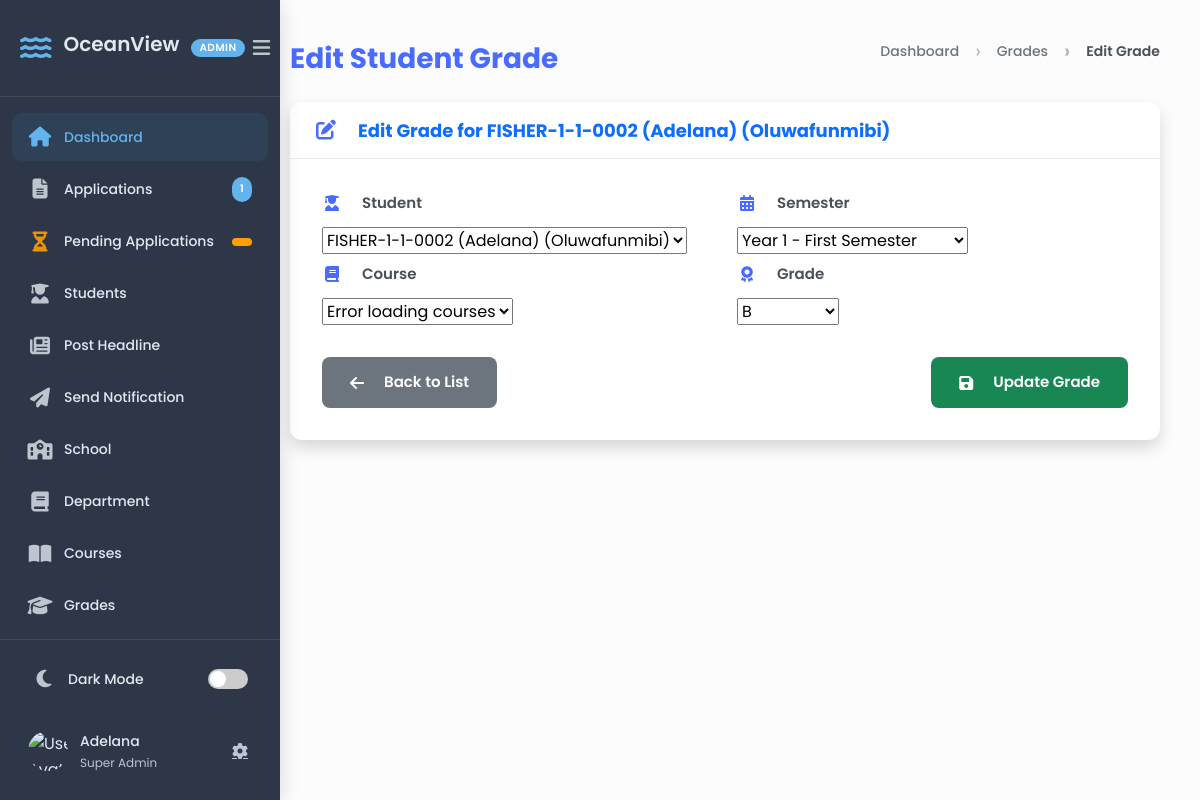
The app's page /edit-grade/3/ (signed in) with its own data.
### portal/models.py (models this page shows, shortened)
class Grade(models.Model):
    GRADE_CHOICES = [
        ('A', 'A'), ('B', 'B'), ('C', 'C'), ('D', 'D'), ('E', 'E'), ('F', 'F')
    ]
    GRADE_POINTS = {
        'A': 5.0,
        'B': 4.0,
        'C': 3.0,
        'D': 2.0,
        'E': 1.0,
        'F': 0.0,
    }
    student = models.ForeignKey(Student, on_delete=models.CASCADE, related_name='grades')
    semester = models.ForeignKey(Semester, on_delete=models.CASCADE)
    course = models.ForeignKey(Course, on_delete=models.CASCADE)
    grade = models.CharField(max_length=1, choices=GRADE_CHOICES)
    class Meta:
        unique_together = ('student', 'course')

class Student(models.Model):
    user = models.OneToOneField(User, on_delete=models.CASCADE, related_name='student_profile', null=True, blank=True)
    surname = models.CharField(max_length=100)
    first_name = models.CharField(max_length=100)
    other_name = models.CharField(max_length=100, blank=True, null=True)
    email = models.EmailField(unique=True)
    phone_number = models.CharField(max_length=11)
    address = models.CharField(max_length=100)
    state_of_origin = models.ForeignKey('State', on_delete=models.CASCADE)
    local_government = models.ForeignKey('Lga', on_delete=models.CASCADE)
    date_of_birth = models.DateField()
    school = models.ForeignKey('School', on_delete=models.CASCADE)
    department = models.ForeignKey('Department', on_delete=models.CASCADE)
    application_number = models.CharField(max_length=10, unique=True, blank=True)
    profile_picture = models.ImageField(
        upload_to="profile_pics/",
        blank=True,
        null=True,
        default="default-profile.png"
    )
    academic_session = models.ForeignKey('AcademicSession', on_delete=models.CASCADE, related_name="students")
    created_at = models.DateTimeField(default=now, editable=True)
    year = models.ForeignKey('Year', on_delete=models.CASCADE)
    semester = models.ForeignKey('Semester', null=True, blank=True, on_delete=models.SET_NULL)
    has_paid_school_fees = models.BooleanField(default=False)
    has_paid_acceptance_fee = models.BooleanField(default=False)
    matric_number = models.CharField(max_length=20, unique=True, blank=True, null=True)
    def __str__(self):
        return f"{self.matric_number} ({self.surname}) ({self.first_name})"

### crm/views.py (the view)
# urls.py: path("edit-grade/<int:grade_id>/", edit_grade, name="edit_grade"),
@login_required
def edit_grade(request, grade_id):
    allowed_groups = ['Class Adviser', 'HOD (Head of Department)', 'Dean']
    if not request.user.is_superuser and not request.user.groups.filter(name__in=allowed_groups).exists():
       return HttpResponseForbidden("You do not have permission to view this applicant.")
    grade = get_object_or_404(Grade, id=grade_id)
    total_applications = Application.objects.count()
    if request.method == "POST":
        form = GradeForm(request.POST, request.FILES, instance=grade)
        if form.is_valid():
            updated_grade = form.save()
            messages.success(request, f"{updated_grade.course.title} grade updated successfully!")
            return redirect("grade_list")
    else:
        form = GradeForm(instance=grade)
    return render(request, "crm/edit_grade.html", {"form": form, "grade": grade, 'total_applications': total_applications})

### crm/templates/crm/edit_grade.html (shortened to what this page needs)
{% load static %}
<!DOCTYPE html>
<html lang="en">
<head>
    <link href="https://cdn.jsdelivr.net/npm/bootstrap@5.3.0/dist/css/bootstrap.min.css" rel="stylesheet">
    <link rel="stylesheet" href="https://cdnjs.cloudflare.com/ajax/libs/font-awesome/6.4.0/css/all.min.css">
    <link rel="stylesheet" href="{% static 'crm/css/add_grade.css' %}">
</head>
<body>
    {% include 'crm/sidebar.html' %}
    <div class="main-content">
        <div class="d-sm-flex align-items-center justify-content-between mb-4">
            <h1 class="h3 mb-0 text-gray-800">Edit Student Grade</h1>
            <nav aria-label="breadcrumb">
                <ol class="breadcrumb">
                    <li class="breadcrumb-item"><a href="#">Dashboard</a></li>
                    <li class="breadcrumb-item"><a href="#">Grades</a></li>
                    <li class="breadcrumb-item active" aria-current="page">Edit Grade</li>
                </ol>
            </nav>
        </div>
        <div class="card shadow mb-4">
            <div class="card-header py-3 d-flex justify-content-between align-items-center">
                <h6 class="m-0 font-weight-bold text-primary">
                    <i class="fas fa-edit me-2"></i>Edit Grade for {{ grade.student }}
                </h6>
            </div>
            <div class="card-body">
                <form method="POST" id="gradeForm" class="needs-validation" novalidate>
                    <div class="row">
                        <div class="col-md-6 mb-4">
                            <label for="id_student" class="form-label">
                                <i class="fas fa-user-graduate me-2"></i>Student
                            </label>
                            {{ form.student }}
                        </div>
                        <div class="col-md-6 mb-4">
                            <label for="id_semester" class="form-label">
                                <i class="fas fa-calendar-alt me-2"></i>Semester
                            </label>
                            {{ form.semester }}
                        </div>
                    </div>
                    <div class="row">
                        <div class="col-md-6 mb-4">
                            <label for="id_course" class="form-label">
                                <i class="fas fa-book me-2"></i>Course
                            </label>
                            {{ form.course }}
                        </div>
                        <div class="col-md-6 mb-4">
                            <label for="id_grade" class="form-label">
                                <i class="fas fa-award me-2"></i>Grade
                            </label>
                            {{ form.grade }}
                        </div>
                    </div>
                    <div class="d-flex justify-content-between mt-4">
                        <a href="{% url 'grade_list' %}" class="btn btn-secondary">
                            <i class="fas fa-arrow-left me-2"></i>Back to List
                        </a>
                        <button type="submit" class="btn btn-success" id="submitBtn">
                            <i class="fas fa-save me-2"></i>Update Grade
                        </button>
                    </div>
                </form>
            </div>
        </div>
    </div>
</body>
</html>

### crm/templates/crm/sidebar.html (shortened to what this page needs)
{% load static %}
<!DOCTYPE html>
<html lang="en">
<head>
    <link rel="stylesheet" href="https://cdnjs.cloudflare.com/ajax/libs/font-awesome/6.4.0/css/all.min.css">
    <link rel="stylesheet" href="{% static 'crm/css/sidebar.css' %}">
</head>
<body>
<div class="sidebar-container">
    <div class="sidebar">
        <div class="sidebar-header">
            <div class="brand-wrapper">
                <i class="fas fa-water brand-icon"></i>
                <h3 class="brand-text">OceanView</h3>
                <span class="badge badge-admin">ADMIN</span>
            </div>
            <button class="sidebar-toggle" id="sidebarToggle">
                <i class="fas fa-bars"></i>
            </button>
        </div>
        <ul class="sidebar-menu">
            <li class="menu-item active">
                <a href="{% url 'dashboard' %}" class="menu-link">
                    <span class="menu-icon"><i class="fas fa-home"></i></span>
                    <span class="menu-text">Dashboard</span>
                </a>
            </li>
            {% if request.user.is_superuser or request.user.groups.all.0.name == 'Admission Officer' %}
            <li class="menu-item">
                <a href="{% url 'applicant_list' %}" class="menu-link">
                    <span class="menu-icon"><i class="fas fa-file-alt"></i></span>
                    <span class="menu-text">Applications</span>
                    <span class="menu-badge">{{ total_applications }}</span>
                </a>
            </li>
            <li class="menu-item">
                <a href="{% url 'pending_list' %}" class="menu-link">
                    <span class="menu-icon"><i class="fas fa-hourglass-half"></i></span>
                    <span class="menu-text">Pending Applications</span>
                    <span class="menu-badge badge-warning">{{ total_pending_application }}</span>
                </a>
            </li>
            {% endif %}
            {% if request.user.is_superuser %}
                <li class="menu-item">
                    <a href="{% url 'student_list' %}" class="menu-link">
                        <span class="menu-icon"><i class="fas fa-user-graduate"></i></span>
                        <span class="menu-text">Students</span>
                    </a>
                </li>
                <li class="menu-item">
                    <a href="{% url 'Post_headline' %}" class="menu-link">
                        <span class="menu-icon"><i class="fas fa-newspaper"></i></span>
                        <span class="menu-text">Post Headline</span>
                    </a>
                </li>
                <li class="menu-item">
                    <a href="{% url 'Notify_student' %}" class="menu-link">
                        <span class="menu-icon"><i class="fas fa-paper-plane"></i></span>
                        <span class="menu-text">Send Notification</span>
                    </a>
                </li>
            {% endif %}
            {% if request.user.is_superuser%}
                <li class="menu-item">
                    <a href="{% url 'school_list' %}" class="menu-link">
                        <span class="menu-icon"><i class="fas fa-school"></i></span>
                        <span class="menu-text">School</span>
                    </a>
                </li>
            {% endif %}
                 {% if request.user.is_superuser  or "Dean" in user_groups %}
                <li class="menu-item">
                    <a href="{% url 'department_list' %}" class="menu-link">
                        <span class="menu-icon"><i class="fas fa-book"></i></span>
                        <span class="menu-text">Department</span>
                    </a>
                </li>
                {%endif%}
                {% if request.user.is_superuser or "Class Adviser" in user_groups or "HOD (Head of Department)" in user_groups or "Dean" in user_groups %}
                <li class="menu-item">
                    <a href="{% url 'course_list' %}" class="menu-link">
                        <span class="menu-icon"><i class="fas fa-book-open"></i></span>
                        <span class="menu-text">Courses</span>
                    </a>
                </li>
                {%endif %}
                {% if request.user.is_superuser or "Class Adviser" in user_groups or "HOD (Head of Department)" in user_groups or "Dean" in user_groups %}
                <li class="menu-item">
                    <a href="{% url 'grade_list' %}" class="menu-link">
                        <span class="menu-icon"><i class="fas fa-graduation-cap"></i></span>
                        <span class="menu-text">Grades</span>
                    </a>
                </li>
                {%endif%}
        </ul>
        <div class="sidebar-footer">
            <div class="settings-menu">
                <div class="dark-mode-toggle" onclick="toggleDarkMode()">
                    <div class="toggle-icon"><i id="darkModeIcon" class="fas fa-moon"></i></div>
                    <span id="darkModeText">Dark Mode</span>
                    <div class="toggle-switch">
                        <label for="darkModeSwitch"></label>
                    </div>
                </div>
            </div>
            <div class="user-profile">
                <div class="user-avatar">
                    <img src="{% static 'images/default-avatar.png' %}" alt="User Avatar">
                </div>
                <div class="user-info">
                    <span class="user-name">{{ request.user.get_full_name|default:request.user.username }}</span>
                    <span class="user-role">
                        {% if request.user.is_superuser %}
                            Super Admin
                        {% elif user_groups %}
                            {{ user_groups.0 }}
                        {% else %}
                            Staff
                        {% endif %}
                    </span>
                </div>
                <div class="user-actions">
                    <a href="#"><i class="fas fa-cog"></i></a>
                </div>
            </div>
        </div>
    </div>
</div>
</body>
</html>

### records on screen
Grade: student "FISHER-1-1-0002 (Adelana) (Oluwafunmibi)", semester "Year 1 - First Semester", course "Error loading courses", grade "B"

### other values on screen
{{ total_applications }} "1"
{{ request.user.get_full_name|default:request.user.username }} "Adelana"
